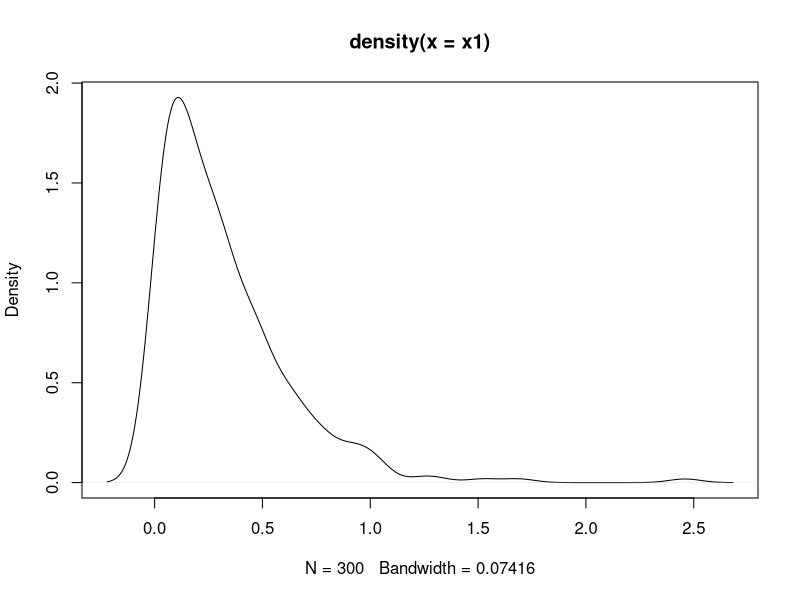
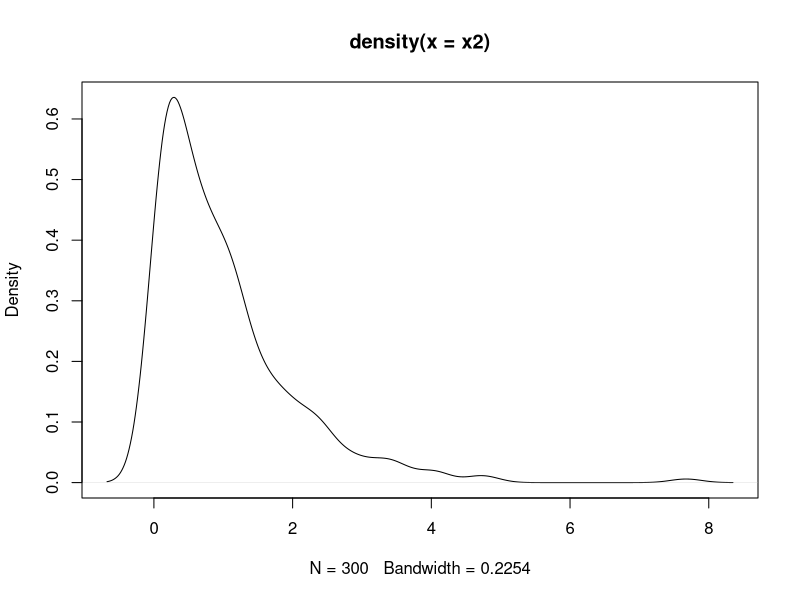
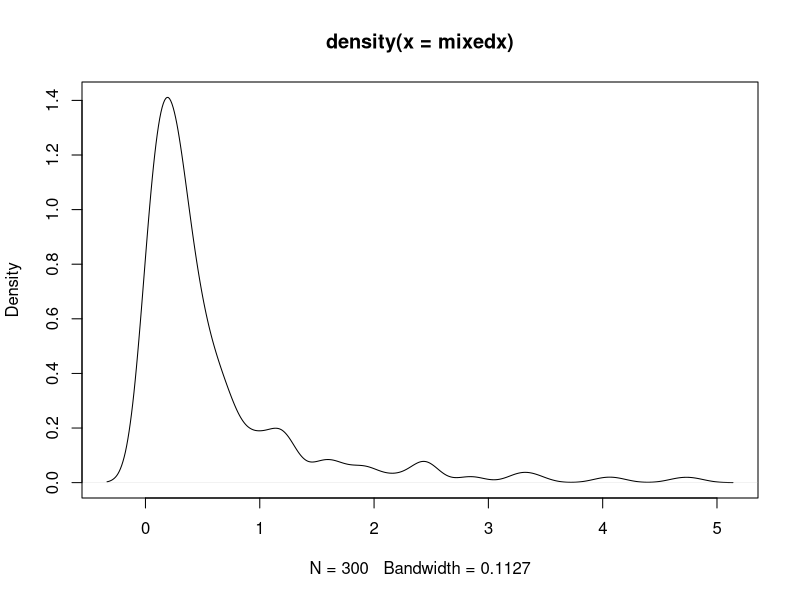

Source code (R) for these figures, in order: (Note: this script raises an error after producing the figures.)

# Question 2
set.seed(123)
ndraws <- 300
x1 <- -1/3*log(runif(ndraws)) # generate exp(3)
x2 <- -log(runif(ndraws))     # generate exp(1) 
x3 <- runif(ndraws)
mixedx <- rep(ndraws,0)

#generate mxed exponential
for (i in 1:ndraws) { if (x3[i] <= 0.6) mixedx[i] <- x1[i] 
                     else mixedx[i] <- x2[i] }
plot(density(x1))
plot(density(x2))
plot(density(mixedx))
print (mean(x1))
print (mean(x2))
print (mean(mixedx))

#############################################################
# Question 3
set.seed(124)

# get the maximum value of the density for beta(3,3): 1.875 at 0.5
M <- optimize(f=function(x){dbeta(x,3,3)},interval=c(0,1),maximum=T)$objective
nsim =600;
x=NULL
while (length(x)<nsim){
  y=runif(nsim*M)
  x=c(x,y[runif(nsim*M)*M<dbeta(y,a,b)])}
x=x[1:nsim]
hist(x, freq=FALSE);
lines(density(dbeta(x,3,4)));
ar_mean=mean(x);
ar_var = var(x);

# Q4.b
set.seed(100)
nsim=10^4
y=rbeta(nsim,2,3)    # generate beta(2,3) 
weit=dexp(y,1)/(dbeta(y,2,3)*(1-exp^(-1)))
EV = 1/nsim*sum(weit/(1+y^2))                
EV

# Q5
set.seed(100)
n <- 500; #200,500,5000,10000
r <- 0.1; # 0.97
x <- rep(0,n);
y <- rep(0,n);
y0 <- 1.5; #1.5
y[1] <- y0;
for (i in 2:n) {
  x[i] <- rnorm(1,r*y[i-1],sqrt(1-r^2))
  y[i] <- rnorm(1,r*x[i],sqrt(1-r^2)) }  
hist(x,freq=F,col="wheat2",main="")
curve(dnorm(x,mean=0,sd=1),add=T,col="tomato")
print (mean(x))
print (var(y))



